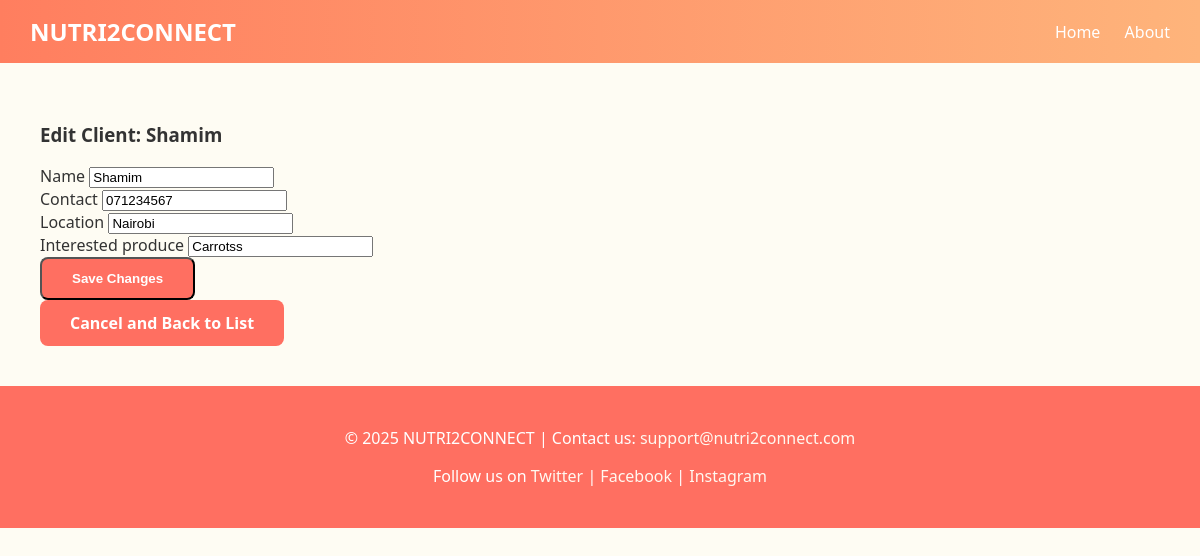
The page /clients/1/edit/ on the database its author committed.
### nutriconnect/models.py (models this page shows, shortened)
class Client(models.Model):
    name = models.CharField(max_length=100)
    contact = models.CharField(max_length=15)
    location = models.CharField(max_length=100)
    interested_produce = models.CharField(max_length=100)

### nutriconnect/views.py (the view)
# urls.py: path('clients/<int:id>/edit/', views.client_update, name='client_update'),
def client_update(request, id):
    client = get_object_or_404(Client, id=id)
    form = ClientForm(request.POST or None, instance=client)
    if form.is_valid():
        form.save()
        return redirect('client_list')
    return render(request, 'nutriconnect/client_form.html', {'form': form})

### nutriconnect/forms.py
class ClientForm(forms.ModelForm):
    class Meta:
        model = Client
        fields = ['name', 'contact', 'location', 'interested_produce']
        widgets = {
            'name': forms.TextInput(attrs={'class': 'form-control'}),
            'contact': forms.TextInput(attrs={'class': 'form-control'}),
            'location': forms.TextInput(attrs={'class': 'form-control'}),
            'interested_produce': forms.TextInput(attrs={'class': 'form-control'}),
        }

### nutriconnect/templates/nutriconnect/client_form.html (shortened to what this page needs)
{% extends 'nutriconnect/base.html' %}
{% block content %}
<div class="container mt-5">
    <div class="row justify-content-center">
        <div class="col-md-8">
            <div class="card shadow-lg border-0">
                <div class="card-header bg-primary text-white">
                    <h3 class="mb-0">{% if form.instance.pk %}Edit Client: {{ form.instance.name }}{% else %}Register New Client{% endif %}</h3>
                </div>
                <div class="card-body">
                    <form method="post">
                        {% for field in form %}
                            <div class="mb-3">
                                <label for="{{ field.id_for_label }}" class="form-label">{{ field.label }}</label>
                                {{ field }}
                            </div>
                        {% endfor %}
                        <button type="submit" class="btn btn-primary mt-3 w-100">
                            {% if form.instance.pk %}Save Changes{% else %}Create Client{% endif %}
                        </button>
                    </form>
                </div>
                <div class="card-footer text-center">
                    <a href="{% url 'client_list' %}" class="btn btn-outline-secondary btn-sm">Cancel and Back to List</a>
                </div>
            </div>
        </div>
    </div>
</div>
{% endblock %}

### nutriconnect/templates/nutriconnect/base.html (style rules this page uses)
body { font-family: 'Segoe UI', Tahoma, Geneva, Verdana, sans-serif; margin: 0; padding: 0; background: #fefcf3; color: #333; }
a { text-decoration: none; color: inherit; }
.btn { display: inline-block; padding: 12px 30px; border-radius: 8px; font-weight: bold; background: #ff6f61; color: white; transition: background 0.3s; text-align: center; }
.container { max-width: 1200px; margin: auto; padding: 20px; }

### rows shown on the page
Client: instance.name "Shamim", form "Shamim" "071234567" "Nairobi" "Carrotss"

### other values the page prints
{{ field.label }} "Name" "Contact" "Location" "Interested produce"
